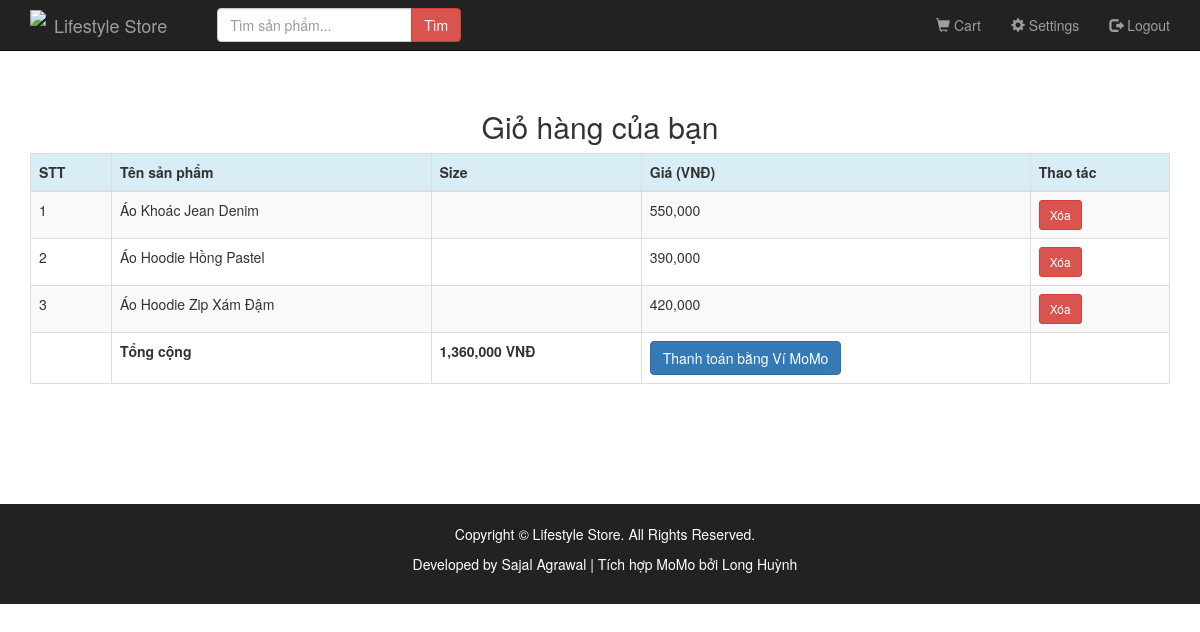
/cart.php (signed in), run on the app's committed database.
### tables this page shows
CREATE TABLE `items` (
  `id` int(11) NOT NULL,
  `name` varchar(255) NOT NULL,
  `price` int(11) NOT NULL,
  `discount_price` int(11) DEFAULT 0,
  `category` varchar(50) NOT NULL,
  PRIMARY KEY (`id`)
);

### cart.php (the view, shortened to what this page needs)
<?php
require 'connection.php';
$user_id = $_SESSION['id'];
$user_products_query = "SELECT it.id, it.name, it.price, it.price
                        FROM users_items ut
                        INNER JOIN items it ON it.id = ut.item_id
                        WHERE ut.user_id = '$user_id'";
$user_products_result = mysqli_query($con, $user_products_query) or die(mysqli_error($con));
$no_of_user_products = mysqli_num_rows($user_products_result);
$sum = 0;
$products = [];
if($no_of_user_products == 0){
    echo "<script>window.alert('Giỏ hàng đang trống!');</script>";
} else {
    while($row = mysqli_fetch_array($user_products_result)){
        $sum += $row['price'];
        $products[] = $row;
    }
}
?>
<!DOCTYPE html>
<html lang="vi">
<head>
    <link rel="stylesheet" href="bootstrap/css/bootstrap.min.css" type="text/css">
    <link rel="stylesheet" href="css/style.css" type="text/css">
</head>
<body>
<div>
    <?php require 'header.php'; ?>
    <br>
    <div class="container">
        <h2 class="text-center">Giỏ hàng của bạn</h2>
        <table class="table table-bordered table-striped">
            <thead>
                <tr class="bg-info">
                    <th>STT</th>
                    <th>Tên sản phẩm</th>
                    <th>Size</th>
                    <th>Giá (VNĐ)</th>
                    <th>Thao tác</th>
                </tr>
            </thead>
            <tbody>
                <?php
                $counter = 1;
                foreach($products as $row){
                ?>
                <tr>
                    <td><?= $counter ?></td>
                    <td><?= htmlspecialchars($row['name']) ?></td>
                    <td><?= htmlspecialchars($row['size']) ?></td>
                    <td><?= number_format($row['price']) ?></td>
                    <td><a href="cart_remove.php?id=<?= $row['id'] ?>" class="btn btn-danger btn-sm">Xóa</a></td>
                </tr>
                <?php $counter++; } ?>
                <tr class="bg-light">
                    <td></td>
                    <td><strong>Tổng cộng</strong></td>
                    <td><strong><?= number_format((int)$sum) ?> VNĐ</strong></td>
                    <td>
                        <form action="momo_payment.php" method="POST" style="display:inline;">
                            <button type="submit" class="btn btn-primary">
                                Thanh toán bằng Ví MoMo
                            </button>
                        </form>
                    </td>
                </tr>
            </tbody>
        </table>
    </div>
    <footer class="footer" style="margin-top: 100px;">
        <div class="container text-center">
            <p>Copyright &copy; Lifestyle Store. All Rights Reserved.</p>
            <p>Developed by Sajal Agrawal | Tích hợp MoMo bởi Long Huỳnh</p>
        </div>
    </footer>
</div>
</body>
</html>

### css/style.css (style rules this page uses)
footer { background-color:#222; color:white; padding:20px; text-align:center; margin-top:30px; }
.footer { position: relative; width: 100%; }
html { min-height:100%; position:relative; }
body { padding-top: 70px; }

### data on the page
items: name "Áo Khoác Jean Denim", price "550,000"
items: name "Áo Hoodie Hồng Pastel", price "390,000"
items: name "Áo Hoodie Zip Xám Đậm", price "420,000"

### other printed values
$sum "1,360,000"
